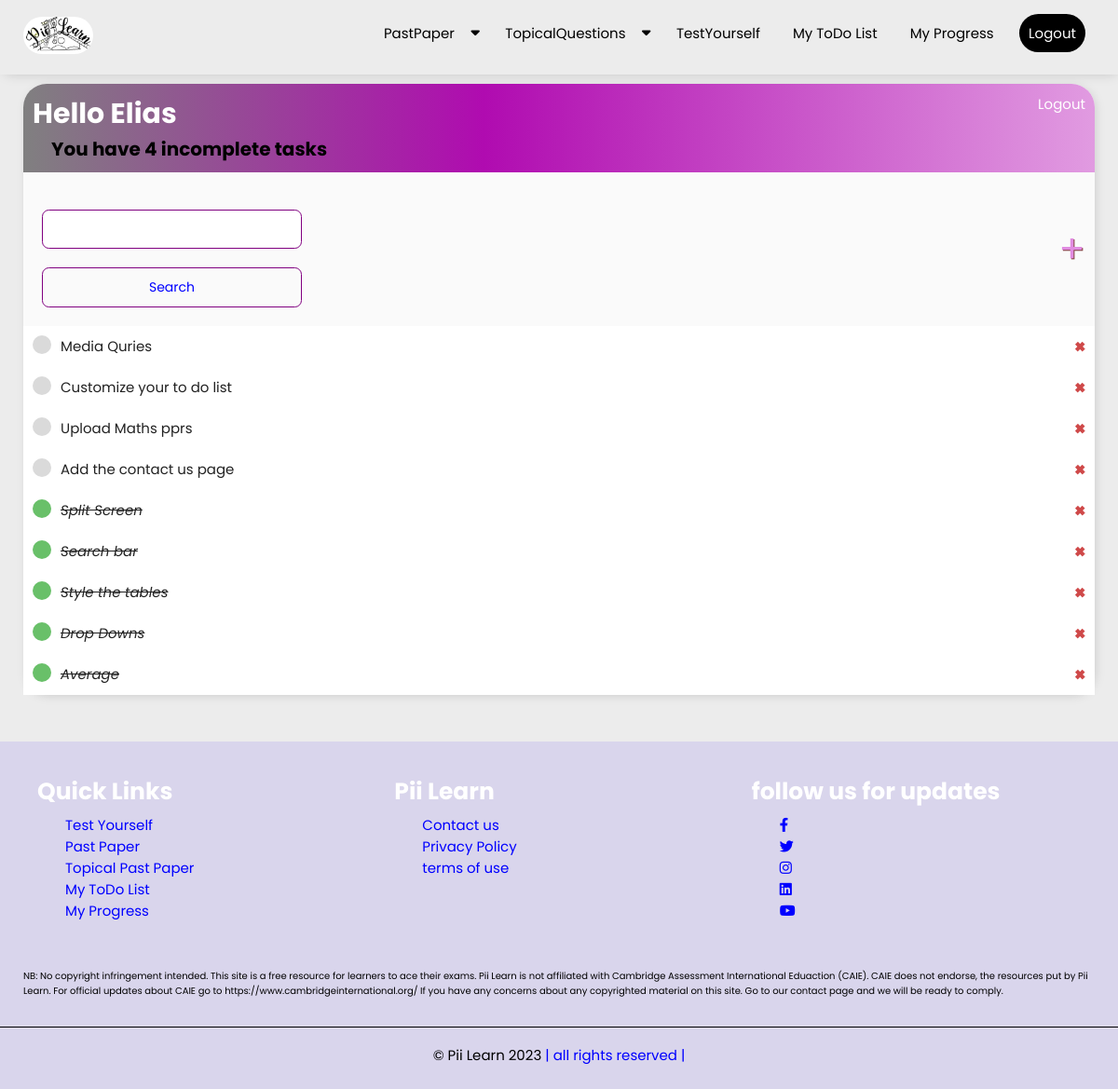
Page /my_to_do_list/ (signed in) on the earlier database version.
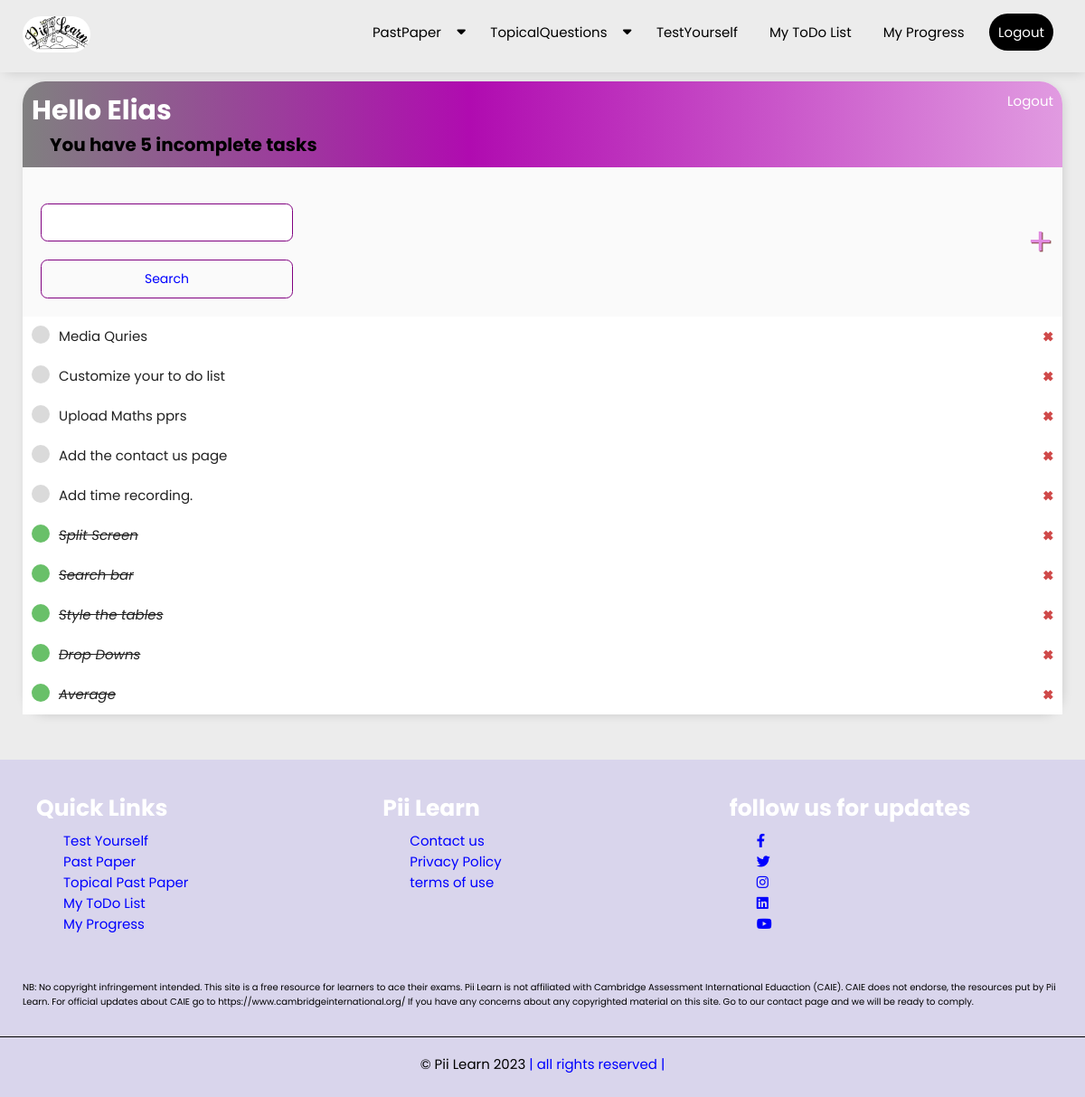
Same page on the later database version.
### examsolution/models.py (models this page shows, shortened)
class UserTask(models.Model):
    user = models.ForeignKey(User, on_delete=models.CASCADE)
    title = models.CharField(max_length=200)
    description = models.TextField()
    complete = models.BooleanField(default=False)
    created = models.DateTimeField(auto_now_add=True)
    class Meta:
        ordering = ['complete']

### examsolution/views.py (the view)
# urls.py: path('my_to_do_list/',UserTaskList.as_view(),name='my_to_do_list'),
class UserTaskList(LoginRequiredMixin,ListView):
    model = UserTask
    context_object_name = 'usertasklist'
    def get_context_data(self, **kwargs):
        context = super().get_context_data(**kwargs)
        context['usertasklist'] = context['usertasklist'].filter(user=self.request.user)
        context['count'] = context['usertasklist'].filter(complete=False).count()
        website_logo = website_pics.objects.get(id=1)
        context['website_logo'] = website_logo
        search_input = self.request.GET.get('search_area') or ''
        if search_input:
            context['usertasklist'] = context['usertasklist'].filter(title__icontains=search_input) #icontains can be used if the title contains that letter
        context['search_input'] = search_input
        return context

### examsolution/templates/examsolution/usertask_list.html (shortened to what this page needs)
{% extends 'examsolution/base.html' %}
{% load static %}
{% block content %}
<div class="piilearn_wrap_container">
    <div class="header_bar">
        <div>
            <h1> Hello {{request.user|title}} </h1>
            <h3> You have {{count}} incomplete task{{count|pluralize:"s"}}</h3>
        </div>
        {% if request.user.is_authenticated %}
            <a href="{% url 'examsolution:logout' %}">Logout</a>
        {% else %}
            <a href="{% url 'examsolution:login' %}">Login</a>
        {% endif %}
    </div>
    <div id="search-add-wrapper">
        <form method="GET" style="margin-top:20px; display:grid;" id="usertask_list_search_form">
            <input type='text' name="search_area" value={{search_input}}>
            <input type='Submit' value="Search" class="all_buttons">
        </form>
        <a id="add-link" href="{% url 'examsolution:create_task' %}">&#x2b;</a>
    </div>
    <div class="task-items-wrapper">
        {% for task in usertasklist %}
            <div class="task-wrapper">
                {% if task.complete %}
                    <div class="task-title">
                        <div class="task-complete-icon"></div>
                        <i><a style="text-decoration: line-through; font-weight:none !important;" href="{% url 'examsolution:update_task' task.id %}"> {{task.title}} </a></i>
                    </div>
                    <a class="delete-link" href="{% url 'examsolution:delete_task' task.id %}">&#215;</a>
                {% else %}
                    <div class="task-title">
                        <div class="task-incomplete-icon"></div>
                        <a href="{% url 'examsolution:update_task' task.id %}"> {{task.title}} </a>
                    </div>
                    <a class="delete-link" href="{% url 'examsolution:delete_task' task.id %}">&#215;</a>
                {% endif %}
            </div>
        {% empty %}
            <h3> {{request.user.username|title}}, you have no tasks on your schedule.</h3>
        {% endfor %}
    </div>
</div>
{% endblock content %}

Differences in the rows shown:
added UserTask: title "Add time recording."
Other differences:
{{ count }}: "4" → "5"
